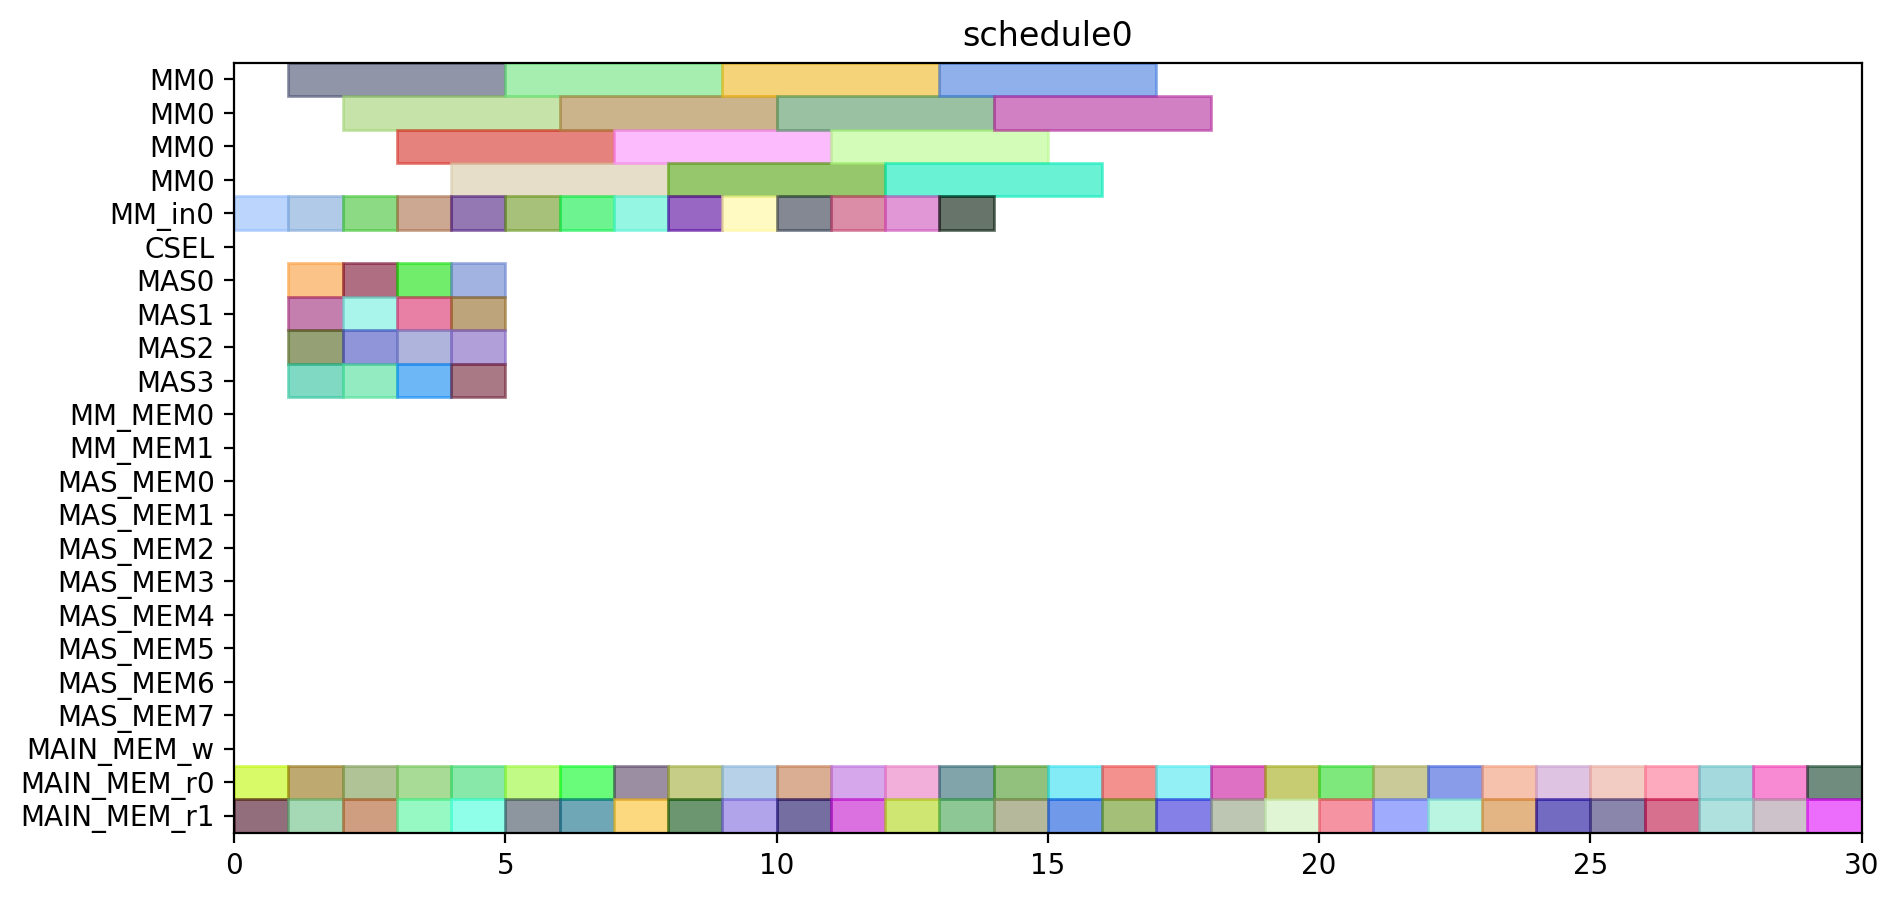

The Python source for this figure:
from pyschedule import Scenario, solvers, plotters, alt


def solve():
	horizon = 90
	S = Scenario("schedule0", horizon=horizon)

	# resource
	MM = S.Resources('MM', num=1, size=4)
	MM_in = S.Resources('MM_in', num=1)
	CSEL = S.Resource('CSEL')
	MAS = S.Resources('MAS', num=4, size=1, periods=range(1, horizon))
	MM_MEM = S.Resources('MM_MEM', num=2)
	MAS_MEM = S.Resources('MAS_MEM', num=8)
	MAIN_MEM_w = S.Resource('MAIN_MEM_w', size=1)
	MAIN_MEM_r = S.Resources('MAIN_MEM_r', num=2)

	# result of previous scheduling

	# new tasks
	r1_t0_in = S.Task('r1_t0_in', length=1, delay_cost=1)
	r1_t0_in += alt(MM_in)
	r1_t0 = S.Task('r1_t0', length=4, delay_cost=1)
	r1_t0 += alt(MM)
	S += r1_t0>=r1_t0_in

	r1_t0_mem0 = S.Task('r1_t0_mem0', length=1, delay_cost=1)
	r1_t0_mem0 += MAIN_MEM_r[0]
	r1_t0_mem1 = S.Task('r1_t0_mem1', length=1, delay_cost=1)
	r1_t0_mem1 += MAIN_MEM_r[1]
	r1_t1_in = S.Task('r1_t1_in', length=1, delay_cost=1)
	r1_t1_in += alt(MM_in)
	r1_t1 = S.Task('r1_t1', length=4, delay_cost=1)
	r1_t1 += alt(MM)
	S += r1_t1>=r1_t1_in

	r1_t1_mem0 = S.Task('r1_t1_mem0', length=1, delay_cost=1)
	r1_t1_mem0 += MAIN_MEM_r[0]
	r1_t1_mem1 = S.Task('r1_t1_mem1', length=1, delay_cost=1)
	r1_t1_mem1 += MAIN_MEM_r[1]
	r1_t2 = S.Task('r1_t2', length=1, delay_cost=1)
	r1_t2 += alt(MAS)

	r1_t2_mem0 = S.Task('r1_t2_mem0', length=1, delay_cost=1)
	r1_t2_mem0 += MAIN_MEM_r[0]
	r1_t2_mem1 = S.Task('r1_t2_mem1', length=1, delay_cost=1)
	r1_t2_mem1 += MAIN_MEM_r[1]
	r1_t3 = S.Task('r1_t3', length=1, delay_cost=1)
	r1_t3 += alt(MAS)

	r1_t3_mem0 = S.Task('r1_t3_mem0', length=1, delay_cost=1)
	r1_t3_mem0 += MAIN_MEM_r[0]
	r1_t3_mem1 = S.Task('r1_t3_mem1', length=1, delay_cost=1)
	r1_t3_mem1 += MAIN_MEM_r[1]
	r3_t0_in = S.Task('r3_t0_in', length=1, delay_cost=1)
	r3_t0_in += alt(MM_in)
	r3_t0 = S.Task('r3_t0', length=4, delay_cost=1)
	r3_t0 += alt(MM)
	S += r3_t0>=r3_t0_in

	r3_t0_mem0 = S.Task('r3_t0_mem0', length=1, delay_cost=1)
	r3_t0_mem0 += MAIN_MEM_r[0]
	r3_t0_mem1 = S.Task('r3_t0_mem1', length=1, delay_cost=1)
	r3_t0_mem1 += MAIN_MEM_r[1]
	r3_t1_in = S.Task('r3_t1_in', length=1, delay_cost=1)
	r3_t1_in += alt(MM_in)
	r3_t1 = S.Task('r3_t1', length=4, delay_cost=1)
	r3_t1 += alt(MM)
	S += r3_t1>=r3_t1_in

	r3_t1_mem0 = S.Task('r3_t1_mem0', length=1, delay_cost=1)
	r3_t1_mem0 += MAIN_MEM_r[0]
	r3_t1_mem1 = S.Task('r3_t1_mem1', length=1, delay_cost=1)
	r3_t1_mem1 += MAIN_MEM_r[1]
	r3_t2 = S.Task('r3_t2', length=1, delay_cost=1)
	r3_t2 += alt(MAS)

	r3_t2_mem0 = S.Task('r3_t2_mem0', length=1, delay_cost=1)
	r3_t2_mem0 += MAIN_MEM_r[0]
	r3_t2_mem1 = S.Task('r3_t2_mem1', length=1, delay_cost=1)
	r3_t2_mem1 += MAIN_MEM_r[1]
	r3_t3 = S.Task('r3_t3', length=1, delay_cost=1)
	r3_t3 += alt(MAS)

	r3_t3_mem0 = S.Task('r3_t3_mem0', length=1, delay_cost=1)
	r3_t3_mem0 += MAIN_MEM_r[0]
	r3_t3_mem1 = S.Task('r3_t3_mem1', length=1, delay_cost=1)
	r3_t3_mem1 += MAIN_MEM_r[1]
	r4_t0_in = S.Task('r4_t0_in', length=1, delay_cost=1)
	r4_t0_in += alt(MM_in)
	r4_t0 = S.Task('r4_t0', length=4, delay_cost=1)
	r4_t0 += alt(MM)
	S += r4_t0>=r4_t0_in

	r4_t0_mem0 = S.Task('r4_t0_mem0', length=1, delay_cost=1)
	r4_t0_mem0 += MAIN_MEM_r[0]
	r4_t0_mem1 = S.Task('r4_t0_mem1', length=1, delay_cost=1)
	r4_t0_mem1 += MAIN_MEM_r[1]
	r4_t1_in = S.Task('r4_t1_in', length=1, delay_cost=1)
	r4_t1_in += alt(MM_in)
	r4_t1 = S.Task('r4_t1', length=4, delay_cost=1)
	r4_t1 += alt(MM)
	S += r4_t1>=r4_t1_in

	r4_t1_mem0 = S.Task('r4_t1_mem0', length=1, delay_cost=1)
	r4_t1_mem0 += MAIN_MEM_r[0]
	r4_t1_mem1 = S.Task('r4_t1_mem1', length=1, delay_cost=1)
	r4_t1_mem1 += MAIN_MEM_r[1]
	r4_t2 = S.Task('r4_t2', length=1, delay_cost=1)
	r4_t2 += alt(MAS)

	r4_t2_mem0 = S.Task('r4_t2_mem0', length=1, delay_cost=1)
	r4_t2_mem0 += MAIN_MEM_r[0]
	r4_t2_mem1 = S.Task('r4_t2_mem1', length=1, delay_cost=1)
	r4_t2_mem1 += MAIN_MEM_r[1]
	r4_t3 = S.Task('r4_t3', length=1, delay_cost=1)
	r4_t3 += alt(MAS)

	r4_t3_mem0 = S.Task('r4_t3_mem0', length=1, delay_cost=1)
	r4_t3_mem0 += MAIN_MEM_r[0]
	r4_t3_mem1 = S.Task('r4_t3_mem1', length=1, delay_cost=1)
	r4_t3_mem1 += MAIN_MEM_r[1]
	r5_t0_in = S.Task('r5_t0_in', length=1, delay_cost=1)
	r5_t0_in += alt(MM_in)
	r5_t0 = S.Task('r5_t0', length=4, delay_cost=1)
	r5_t0 += alt(MM)
	S += r5_t0>=r5_t0_in

	r5_t0_mem0 = S.Task('r5_t0_mem0', length=1, delay_cost=1)
	r5_t0_mem0 += MAIN_MEM_r[0]
	r5_t0_mem1 = S.Task('r5_t0_mem1', length=1, delay_cost=1)
	r5_t0_mem1 += MAIN_MEM_r[1]
	r5_t1_in = S.Task('r5_t1_in', length=1, delay_cost=1)
	r5_t1_in += alt(MM_in)
	r5_t1 = S.Task('r5_t1', length=4, delay_cost=1)
	r5_t1 += alt(MM)
	S += r5_t1>=r5_t1_in

	r5_t1_mem0 = S.Task('r5_t1_mem0', length=1, delay_cost=1)
	r5_t1_mem0 += MAIN_MEM_r[0]
	r5_t1_mem1 = S.Task('r5_t1_mem1', length=1, delay_cost=1)
	r5_t1_mem1 += MAIN_MEM_r[1]
	r5_t2 = S.Task('r5_t2', length=1, delay_cost=1)
	r5_t2 += alt(MAS)

	r5_t2_mem0 = S.Task('r5_t2_mem0', length=1, delay_cost=1)
	r5_t2_mem0 += MAIN_MEM_r[0]
	r5_t2_mem1 = S.Task('r5_t2_mem1', length=1, delay_cost=1)
	r5_t2_mem1 += MAIN_MEM_r[1]
	r5_t3 = S.Task('r5_t3', length=1, delay_cost=1)
	r5_t3 += alt(MAS)

	r5_t3_mem0 = S.Task('r5_t3_mem0', length=1, delay_cost=1)
	r5_t3_mem0 += MAIN_MEM_r[0]
	r5_t3_mem1 = S.Task('r5_t3_mem1', length=1, delay_cost=1)
	r5_t3_mem1 += MAIN_MEM_r[1]
	r6_t0_in = S.Task('r6_t0_in', length=1, delay_cost=1)
	r6_t0_in += alt(MM_in)
	r6_t0 = S.Task('r6_t0', length=4, delay_cost=1)
	r6_t0 += alt(MM)
	S += r6_t0>=r6_t0_in

	r6_t0_mem0 = S.Task('r6_t0_mem0', length=1, delay_cost=1)
	r6_t0_mem0 += MAIN_MEM_r[0]
	r6_t0_mem1 = S.Task('r6_t0_mem1', length=1, delay_cost=1)
	r6_t0_mem1 += MAIN_MEM_r[1]
	r6_t1_in = S.Task('r6_t1_in', length=1, delay_cost=1)
	r6_t1_in += alt(MM_in)
	r6_t1 = S.Task('r6_t1', length=4, delay_cost=1)
	r6_t1 += alt(MM)
	S += r6_t1>=r6_t1_in

	r6_t1_mem0 = S.Task('r6_t1_mem0', length=1, delay_cost=1)
	r6_t1_mem0 += MAIN_MEM_r[0]
	r6_t1_mem1 = S.Task('r6_t1_mem1', length=1, delay_cost=1)
	r6_t1_mem1 += MAIN_MEM_r[1]
	r6_t2 = S.Task('r6_t2', length=1, delay_cost=1)
	r6_t2 += alt(MAS)

	r6_t2_mem0 = S.Task('r6_t2_mem0', length=1, delay_cost=1)
	r6_t2_mem0 += MAIN_MEM_r[0]
	r6_t2_mem1 = S.Task('r6_t2_mem1', length=1, delay_cost=1)
	r6_t2_mem1 += MAIN_MEM_r[1]
	r6_t3 = S.Task('r6_t3', length=1, delay_cost=1)
	r6_t3 += alt(MAS)

	r6_t3_mem0 = S.Task('r6_t3_mem0', length=1, delay_cost=1)
	r6_t3_mem0 += MAIN_MEM_r[0]
	r6_t3_mem1 = S.Task('r6_t3_mem1', length=1, delay_cost=1)
	r6_t3_mem1 += MAIN_MEM_r[1]
	r9_t2 = S.Task('r9_t2', length=1, delay_cost=1)
	r9_t2 += alt(MAS)

	r9_t2_mem0 = S.Task('r9_t2_mem0', length=1, delay_cost=1)
	r9_t2_mem0 += MAIN_MEM_r[0]
	r9_t2_mem1 = S.Task('r9_t2_mem1', length=1, delay_cost=1)
	r9_t2_mem1 += MAIN_MEM_r[1]
	r12_t0_in = S.Task('r12_t0_in', length=1, delay_cost=1)
	r12_t0_in += alt(MM_in)
	r12_t0 = S.Task('r12_t0', length=4, delay_cost=1)
	r12_t0 += alt(MM)
	S += r12_t0>=r12_t0_in

	r12_t0_mem0 = S.Task('r12_t0_mem0', length=1, delay_cost=1)
	r12_t0_mem0 += MAIN_MEM_r[0]
	r12_t0_mem1 = S.Task('r12_t0_mem1', length=1, delay_cost=1)
	r12_t0_mem1 += MAIN_MEM_r[1]
	r12_t1_in = S.Task('r12_t1_in', length=1, delay_cost=1)
	r12_t1_in += alt(MM_in)
	r12_t1 = S.Task('r12_t1', length=4, delay_cost=1)
	r12_t1 += alt(MM)
	S += r12_t1>=r12_t1_in

	r12_t1_mem0 = S.Task('r12_t1_mem0', length=1, delay_cost=1)
	r12_t1_mem0 += MAIN_MEM_r[0]
	r12_t1_mem1 = S.Task('r12_t1_mem1', length=1, delay_cost=1)
	r12_t1_mem1 += MAIN_MEM_r[1]
	r12_t2 = S.Task('r12_t2', length=1, delay_cost=1)
	r12_t2 += alt(MAS)

	r12_t2_mem0 = S.Task('r12_t2_mem0', length=1, delay_cost=1)
	r12_t2_mem0 += MAIN_MEM_r[0]
	r12_t2_mem1 = S.Task('r12_t2_mem1', length=1, delay_cost=1)
	r12_t2_mem1 += MAIN_MEM_r[1]
	r12_t3 = S.Task('r12_t3', length=1, delay_cost=1)
	r12_t3 += alt(MAS)

	r12_t3_mem0 = S.Task('r12_t3_mem0', length=1, delay_cost=1)
	r12_t3_mem0 += MAIN_MEM_r[0]
	r12_t3_mem1 = S.Task('r12_t3_mem1', length=1, delay_cost=1)
	r12_t3_mem1 += MAIN_MEM_r[1]
	r13_t0_in = S.Task('r13_t0_in', length=1, delay_cost=1)
	r13_t0_in += alt(MM_in)
	r13_t0 = S.Task('r13_t0', length=4, delay_cost=1)
	r13_t0 += alt(MM)
	S += r13_t0>=r13_t0_in

	r13_t0_mem0 = S.Task('r13_t0_mem0', length=1, delay_cost=1)
	r13_t0_mem0 += MAIN_MEM_r[0]
	r13_t0_mem1 = S.Task('r13_t0_mem1', length=1, delay_cost=1)
	r13_t0_mem1 += MAIN_MEM_r[1]
	r13_t1_in = S.Task('r13_t1_in', length=1, delay_cost=1)
	r13_t1_in += alt(MM_in)
	r13_t1 = S.Task('r13_t1', length=4, delay_cost=1)
	r13_t1 += alt(MM)
	S += r13_t1>=r13_t1_in

	r13_t1_mem0 = S.Task('r13_t1_mem0', length=1, delay_cost=1)
	r13_t1_mem0 += MAIN_MEM_r[0]
	r13_t1_mem1 = S.Task('r13_t1_mem1', length=1, delay_cost=1)
	r13_t1_mem1 += MAIN_MEM_r[1]
	r13_t2 = S.Task('r13_t2', length=1, delay_cost=1)
	r13_t2 += alt(MAS)

	r13_t2_mem0 = S.Task('r13_t2_mem0', length=1, delay_cost=1)
	r13_t2_mem0 += MAIN_MEM_r[0]
	r13_t2_mem1 = S.Task('r13_t2_mem1', length=1, delay_cost=1)
	r13_t2_mem1 += MAIN_MEM_r[1]
	r13_t3 = S.Task('r13_t3', length=1, delay_cost=1)
	r13_t3 += alt(MAS)

	r13_t3_mem0 = S.Task('r13_t3_mem0', length=1, delay_cost=1)
	r13_t3_mem0 += MAIN_MEM_r[0]
	r13_t3_mem1 = S.Task('r13_t3_mem1', length=1, delay_cost=1)
	r13_t3_mem1 += MAIN_MEM_r[1]
	r16_t3 = S.Task('r16_t3', length=1, delay_cost=1)
	r16_t3 += alt(MAS)

	r16_t3_mem0 = S.Task('r16_t3_mem0', length=1, delay_cost=1)
	r16_t3_mem0 += MAIN_MEM_r[0]
	r16_t3_mem1 = S.Task('r16_t3_mem1', length=1, delay_cost=1)
	r16_t3_mem1 += MAIN_MEM_r[1]
	solvers.mip.solve(S,msg=1,kind='CPLEX',ratio_gap=1.01)

	solution = [['hoge']*len(S.solution()[1]) for i in range(len(S.solution()))]
	for i in range(len(S.solution())):
		for j in range(len(S.solution()[i])):
			solution[i][j]=str(S.solution()[i][j])
	print(solution)

	cycles = int(solution[-1][3])

	pic_file_name = "/home/mfukuda/ABE/multiRAM_multiMAS_16mux/scheduling_result/stage4MM1_stage1MAS4/EP2_YRECOVER/schedule0.png"
	if(S.solution() != []):
		plotters.matplotlib.plot(S,img_filename=pic_file_name, show_task_labels=False, fig_size=(cycles*0.25+3, 5))

	return solution
